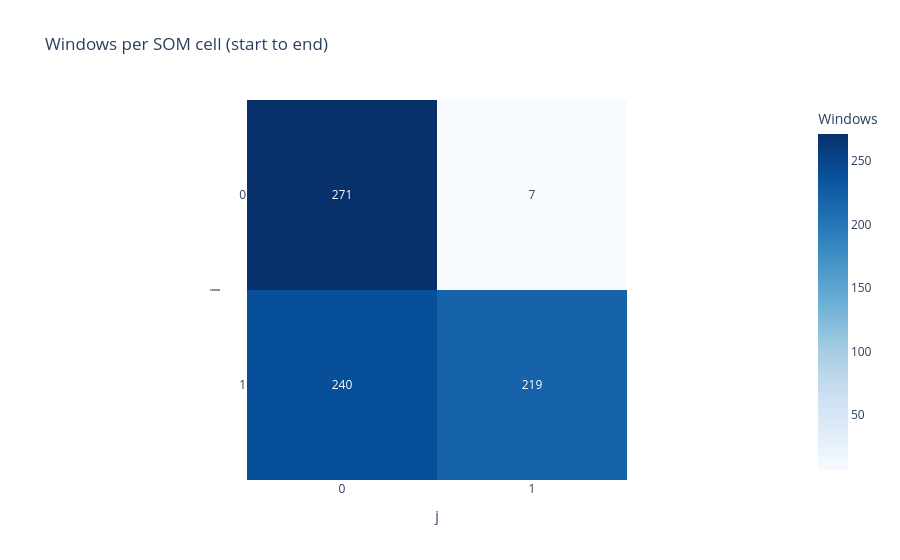

The code cell stored with this chart in its notebook:
### Code cell
heatmap_plot = kairo.plot_som_heatmap(features_and_clusters, size=(2,2),
                                 #start_date="2017-06-01",
                                 #end_date="2018-11-26"
                                 )
heatmap_plot.show()

### Figure 1 — Plotly figure (JSON) as saved in the notebook; plotly's stock layout.template omitted (floating-point values rounded to 4 significant figures)
{"data": [{"coloraxis": "coloraxis", "hovertemplate": "j: %{x}<br>i: %{y}<br>Windows: %{z}<extra></extra>", "name": "0", "texttemplate": "%{z:,d}", "type": "heatmap", "x": [0, 1], "xaxis": "x", "y": [0, 1], "yaxis": "y", "z": [[271, 7], [240, 219]]}], "layout": {"coloraxis": {"colorbar": {"title": {"text": "Windows"}}, "colorscale": [[0, "rgb(247,251,255)"], [0.125, "rgb(222,235,247)"], [0.25, "rgb(198,219,239)"], [0.375, "rgb(158,202,225)"], [0.5, "rgb(107,174,214)"], [0.625, "rgb(66,146,198)"], [0.75, "rgb(33,113,181)"], [0.875, "rgb(8,81,156)"], [1, "rgb(8,48,107)"]]}, "title": {"text": "Windows per SOM cell (start to end)"}, "xaxis": {"anchor": "y", "constrain": "domain", "domain": [0, 1], "dtick": 1, "scaleanchor": "y", "title": {"text": "j"}}, "yaxis": {"anchor": "x", "autorange": "reversed", "constrain": "domain", "domain": [0, 1], "dtick": 1, "title": {"text": "i"}}}}
